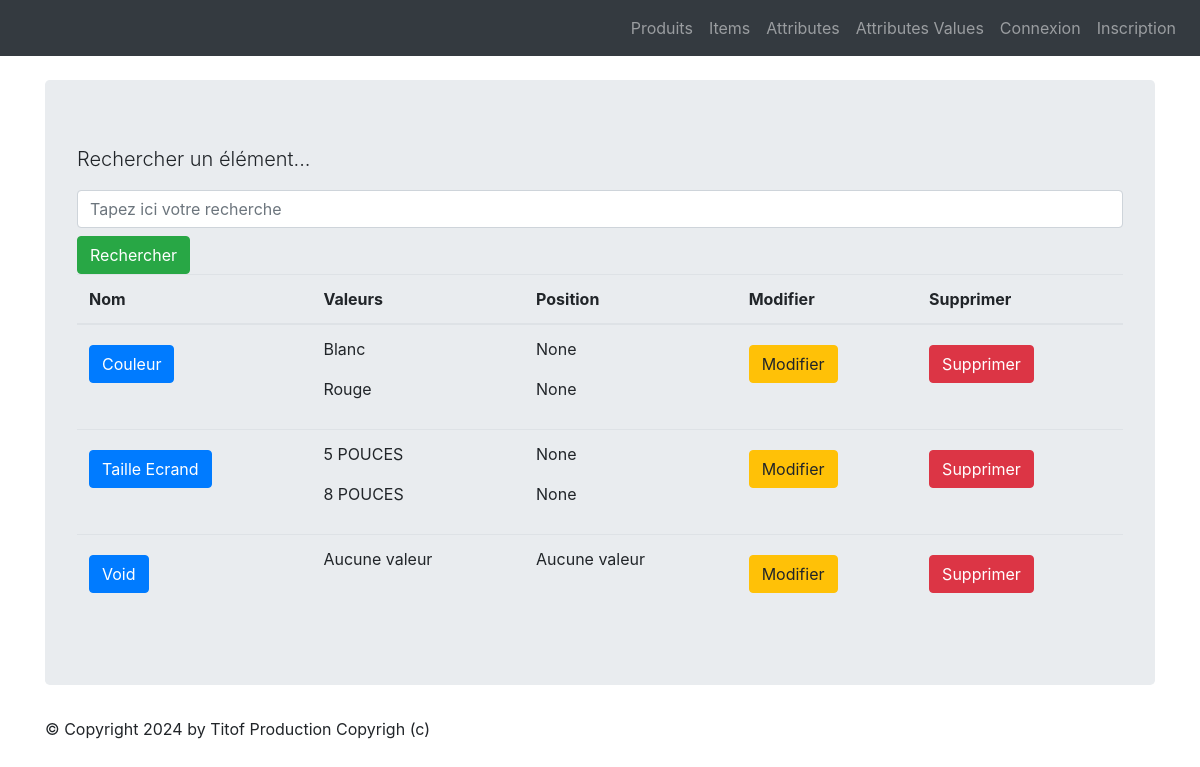
/monapp/attributes/list, run on the app's committed database.
### monapp/models.py (models this page shows, shortened)
class ProductAttribute(models.Model):
    class Meta:
        verbose_name = "Attribut"
    name =  models.CharField(max_length=100)

class ProductAttributeValue(models.Model):
    class Meta:
        verbose_name = "Valeur attribut"
        ordering = ['position']
    value              = models.CharField(max_length=100)
    product_attribute  = models.ForeignKey('ProductAttribute', verbose_name="Unité", on_delete=models.CASCADE)
    position           = models.PositiveSmallIntegerField("Position", null=True, blank=True)

### monapp/views.py (the view)
# urls.py: path("attributes/list",views.ProductAttributeListView.as_view(), name="attributes-list"),
class ProductAttributeListView(ListView):
    model = ProductAttribute
    template_name = "monapp/list_attributes.html"
    context_object_name = "productattributes"
    def get_queryset(self):
        query = self.request.GET.get('search')
        if query:
            return ProductAttribute.objects.filter(name__icontains=query)
        return ProductAttribute.objects.all()
    def get_context_data(self, **kwargs):
        context = super(ProductAttributeListView, self).get_context_data(**kwargs)
        context['titremenu'] = "Liste des attributs"
        return context

### monapp/templates/monapp/list_attributes.html (shortened to what this page needs)
{% extends 'monapp/base.html' %}
{% block contenu %}
<p class="lead mb-3 ml-0">Rechercher un élément...</p>
<form method="GET" action="">
    <input class="form-control" type="text" name="search" placeholder="Tapez ici votre recherche"
    value="{{ request.GET.search }}">
    <button type="submit" class="btn btn-success mt-2">Rechercher</button>
</form>
<table class="table">
<thead>
<th>Nom</th>
<th>Valeurs</th>
<th>Position</th>
<th>Modifier</th>
<th>Supprimer</th>
</thead>
<tbody>
{% for attribute in productattributes %}
<tr>
<td><a href="{% url 'attribute-detail' attribute.id %}" class="btn btn-primary mt-2">{{ attribute.name}}</a></td>
<td>
    {% for value in attribute.productattributevalue_set.all %}
    <p>{{ value.value }}</p>
    {% empty %}
    <p>Aucune valeur</p>
    {% endfor %}
</td>
<td>
    {% for value in attribute.productattributevalue_set.all %}
    <p>{{ value.position }}</p>
    {% empty %}
    <p>Aucune valeur</p>
    {% endfor %}
</td>
<td><a href="{% url 'attribute-update' attribute.id %}" class="btn btn-warning mt-2">Modifier</a></td>
<td><a href="{% url 'attribute-delete' attribute.id %}" class="btn btn-danger mt-2">Supprimer</a></td>
</tr>
{% endfor %}
</tbody>
</table>
{% endblock %}

### data on the page
ProductAttribute: name "Couleur"
ProductAttributeValue: value "Blanc", position "None"
ProductAttributeValue: value "Rouge", position "None"
ProductAttribute: name "Taille Ecrand"
ProductAttributeValue: value "5 POUCES", position "None"
ProductAttributeValue: value "8 POUCES", position "None"
ProductAttribute: name "Void"
